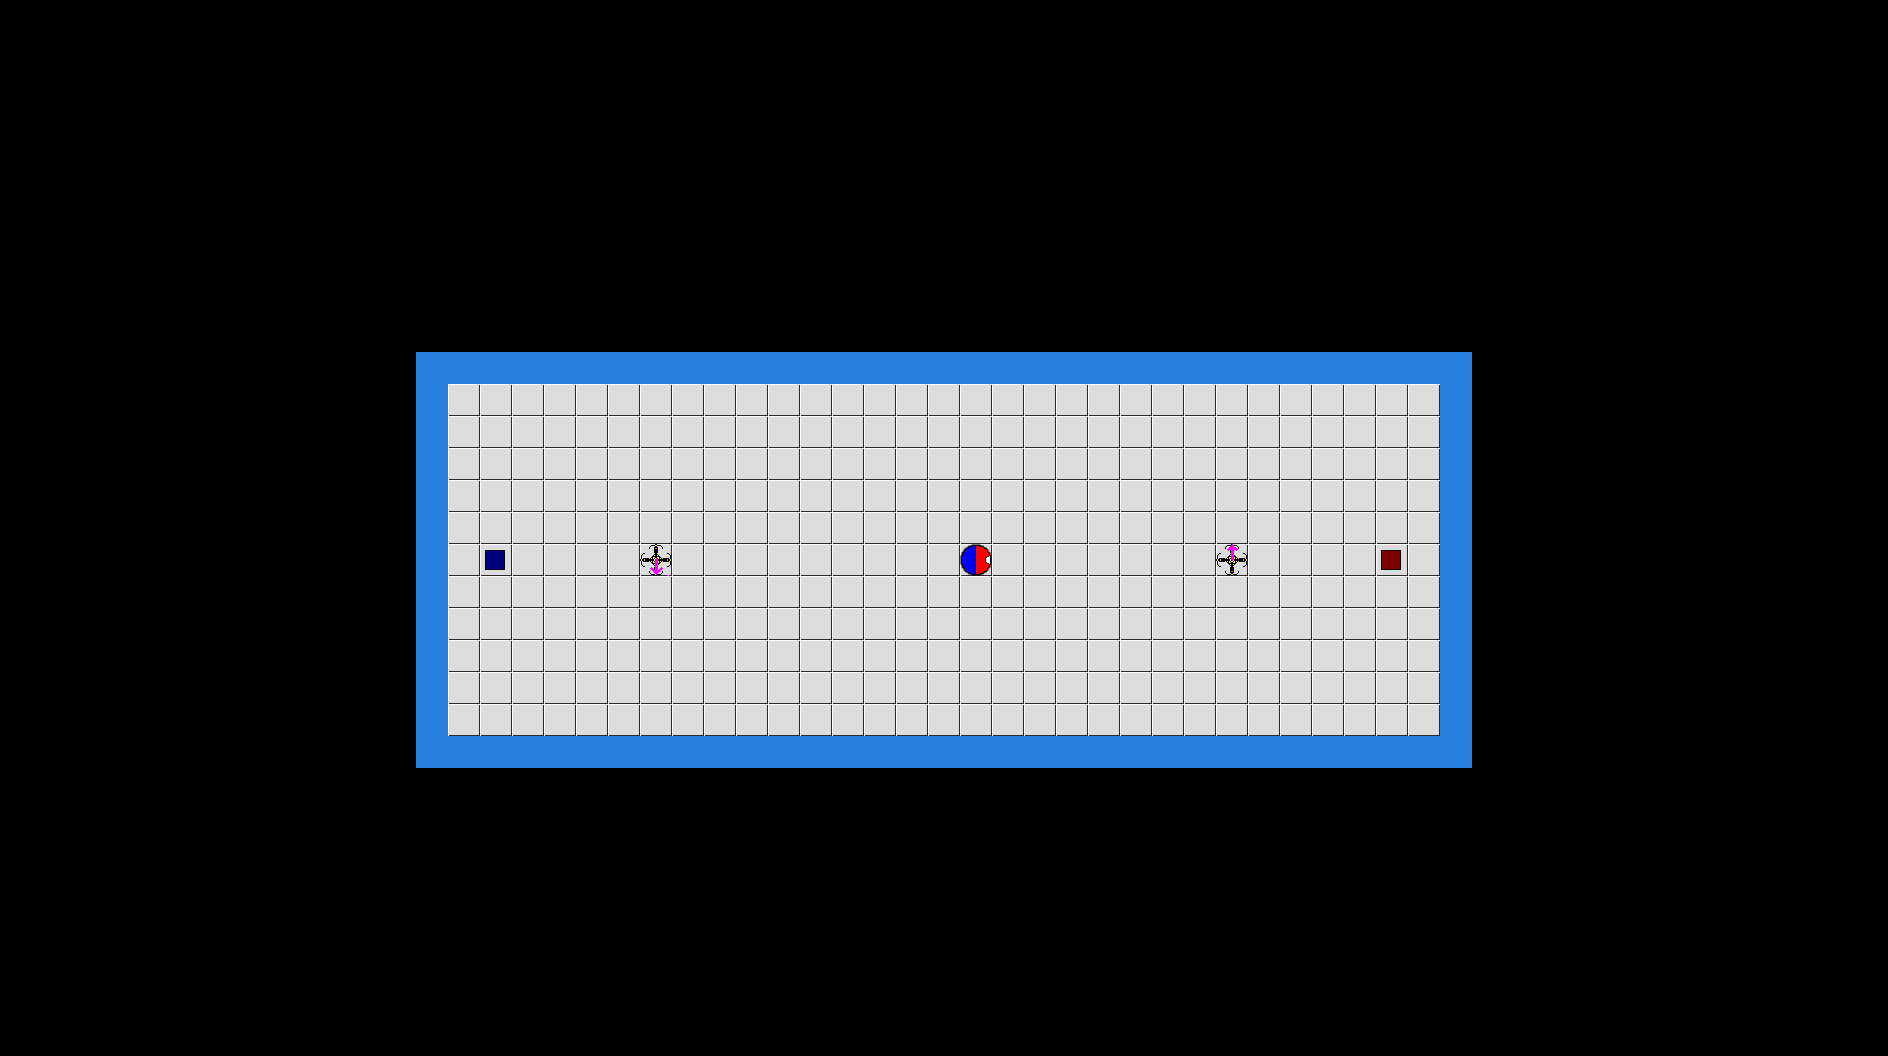

This game map was drawn from its Tiled (.tmx) file and the tilesets committed beside it. A one-line description and the full map source follow:
An orthogonal 59x33 tile map with 32x32 px tiles, 1 tile layer (Camada de Tiles 1).

<map version="1.0" orientation="orthogonal" width="59" height="33" tilewidth="32" tileheight="32">
 <tileset firstgid="1" name="tileset" tilewidth="32" tileheight="32">
  <image source="tileset.png" width="160" height="160" />
 </tileset>
 <layer name="Camada de Tiles 1" width="59" height="33">
  <data encoding="csv">
0,0,0,0,0,0,0,0,0,0,0,0,0,0,0,0,0,0,0,0,0,0,0,0,0,0,0,0,0,0,0,0,0,0,0,0,0,0,0,0,0,0,0,0,0,0,0,0,0,0,0,0,0,0,0,0,0,0,0,
0,0,0,0,0,0,0,0,0,0,0,0,0,0,0,0,0,0,0,0,0,0,0,0,0,0,0,0,0,0,0,0,0,0,0,0,0,0,0,0,0,0,0,0,0,0,0,0,0,0,0,0,0,0,0,0,0,0,0,
0,0,0,0,0,0,0,0,0,0,0,0,0,0,0,0,0,0,0,0,0,0,0,0,0,0,0,0,0,0,0,0,0,0,0,0,0,0,0,0,0,0,0,0,0,0,0,0,0,0,0,0,0,0,0,0,0,0,0,
0,0,0,0,0,0,0,0,0,0,0,0,0,0,0,0,0,0,0,0,0,0,0,0,0,0,0,0,0,0,0,0,0,0,0,0,0,0,0,0,0,0,0,0,0,0,0,0,0,0,0,0,0,0,0,0,0,0,0,
0,0,0,0,0,0,0,0,0,0,0,0,0,0,0,0,0,0,0,0,0,0,0,0,0,0,0,0,0,0,0,0,0,0,0,0,0,0,0,0,0,0,0,0,0,0,0,0,0,0,0,0,0,0,0,0,0,0,0,
0,0,0,0,0,0,0,0,0,0,0,0,0,0,0,0,0,0,0,0,0,0,0,0,0,0,0,0,0,0,0,0,0,0,0,0,0,0,0,0,0,0,0,0,0,0,0,0,0,0,0,0,0,0,0,0,0,0,0,
0,0,0,0,0,0,0,0,0,0,0,0,0,0,0,0,0,0,0,0,0,0,0,0,0,0,0,0,0,0,0,0,0,0,0,0,0,0,0,0,0,0,0,0,0,0,0,0,0,0,0,0,0,0,0,0,0,0,0,
0,0,0,0,0,0,0,0,0,0,0,0,0,0,0,0,0,0,0,0,0,0,0,0,0,0,0,0,0,0,0,0,0,0,0,0,0,0,0,0,0,0,0,0,0,0,0,0,0,0,0,0,0,0,0,0,0,0,0,
0,0,0,0,0,0,0,0,0,0,0,0,0,0,0,0,0,0,0,0,0,0,0,0,0,0,0,0,0,0,0,0,0,0,0,0,0,0,0,0,0,0,0,0,0,0,0,0,0,0,0,0,0,0,0,0,0,0,0,
0,0,0,0,0,0,0,0,0,0,0,0,0,0,0,0,0,0,0,0,0,0,0,0,0,0,0,0,0,0,0,0,0,0,0,0,0,0,0,0,0,0,0,0,0,0,0,0,0,0,0,0,0,0,0,0,0,0,0,
0,0,0,0,0,0,0,0,0,0,0,0,0,0,0,0,0,0,0,0,0,0,0,0,0,0,0,0,0,0,0,0,0,0,0,0,0,0,0,0,0,0,0,0,0,0,0,0,0,0,0,0,0,0,0,0,0,0,0,
0,0,0,0,0,0,0,0,0,0,0,0,0,2,2,2,2,2,2,2,2,2,2,2,2,2,2,2,2,2,2,2,2,2,2,2,2,2,2,2,2,2,2,2,2,2,0,0,0,0,0,0,0,0,0,0,0,0,0,
0,0,0,0,0,0,0,0,0,0,0,0,0,2,1,1,1,1,1,1,1,1,1,1,1,1,1,1,1,1,1,1,1,1,1,1,1,1,1,1,1,1,1,1,1,2,0,0,0,0,0,0,0,0,0,0,0,0,0,
0,0,0,0,0,0,0,0,0,0,0,0,0,2,1,1,1,1,1,1,1,1,1,1,1,1,1,1,1,1,1,1,1,1,1,1,1,1,1,1,1,1,1,1,1,2,0,0,0,0,0,0,0,0,0,0,0,0,0,
0,0,0,0,0,0,0,0,0,0,0,0,0,2,1,1,1,1,1,1,1,1,1,1,1,1,1,1,1,1,1,1,1,1,1,1,1,1,1,1,1,1,1,1,1,2,0,0,0,0,0,0,0,0,0,0,0,0,0,
0,0,0,0,0,0,0,0,0,0,0,0,0,2,1,1,1,1,1,1,1,1,1,1,1,1,1,1,1,1,1,1,1,1,1,1,1,1,1,1,1,1,1,1,1,2,0,0,0,0,0,0,0,0,0,0,0,0,0,
0,0,0,0,0,0,0,0,0,0,0,0,0,2,1,1,1,1,1,1,1,1,1,1,1,1,1,1,1,1,1,1,1,1,1,1,1,1,1,1,1,1,1,1,1,2,0,0,0,0,0,0,0,0,0,0,0,0,0,
0,0,0,0,0,0,0,0,0,0,0,0,0,2,1,4,1,1,1,1,10,1,1,1,1,1,1,1,1,1,3,1,1,1,1,1,1,1,14,1,1,1,1,5,1,2,0,0,0,0,0,0,0,0,0,0,0,0,0,
0,0,0,0,0,0,0,0,0,0,0,0,0,2,1,1,1,1,1,1,1,1,1,1,1,1,1,1,1,1,1,1,1,1,1,1,1,1,1,1,1,1,1,1,1,2,0,0,0,0,0,0,0,0,0,0,0,0,0,
0,0,0,0,0,0,0,0,0,0,0,0,0,2,1,1,1,1,1,1,1,1,1,1,1,1,1,1,1,1,1,1,1,1,1,1,1,1,1,1,1,1,1,1,1,2,0,0,0,0,0,0,0,0,0,0,0,0,0,
0,0,0,0,0,0,0,0,0,0,0,0,0,2,1,1,1,1,1,1,1,1,1,1,1,1,1,1,1,1,1,1,1,1,1,1,1,1,1,1,1,1,1,1,1,2,0,0,0,0,0,0,0,0,0,0,0,0,0,
0,0,0,0,0,0,0,0,0,0,0,0,0,2,1,1,1,1,1,1,1,1,1,1,1,1,1,1,1,1,1,1,1,1,1,1,1,1,1,1,1,1,1,1,1,2,0,0,0,0,0,0,0,0,0,0,0,0,0,
0,0,0,0,0,0,0,0,0,0,0,0,0,2,1,1,1,1,1,1,1,1,1,1,1,1,1,1,1,1,1,1,1,1,1,1,1,1,1,1,1,1,1,1,1,2,0,0,0,0,0,0,0,0,0,0,0,0,0,
0,0,0,0,0,0,0,0,0,0,0,0,0,2,2,2,2,2,2,2,2,2,2,2,2,2,2,2,2,2,2,2,2,2,2,2,2,2,2,2,2,2,2,2,2,2,0,0,0,0,0,0,0,0,0,0,0,0,0,
0,0,0,0,0,0,0,0,0,0,0,0,0,0,0,0,0,0,0,0,0,0,0,0,0,0,0,0,0,0,0,0,0,0,0,0,0,0,0,0,0,0,0,0,0,0,0,0,0,0,0,0,0,0,0,0,0,0,0,
0,0,0,0,0,0,0,0,0,0,0,0,0,0,0,0,0,0,0,0,0,0,0,0,0,0,0,0,0,0,0,0,0,0,0,0,0,0,0,0,0,0,0,0,0,0,0,0,0,0,0,0,0,0,0,0,0,0,0,
0,0,0,0,0,0,0,0,0,0,0,0,0,0,0,0,0,0,0,0,0,0,0,0,0,0,0,0,0,0,0,0,0,0,0,0,0,0,0,0,0,0,0,0,0,0,0,0,0,0,0,0,0,0,0,0,0,0,0,
0,0,0,0,0,0,0,0,0,0,0,0,0,0,0,0,0,0,0,0,0,0,0,0,0,0,0,0,0,0,0,0,0,0,0,0,0,0,0,0,0,0,0,0,0,0,0,0,0,0,0,0,0,0,0,0,0,0,0,
0,0,0,0,0,0,0,0,0,0,0,0,0,0,0,0,0,0,0,0,0,0,0,0,0,0,0,0,0,0,0,0,0,0,0,0,0,0,0,0,0,0,0,0,0,0,0,0,0,0,0,0,0,0,0,0,0,0,0,
0,0,0,0,0,0,0,0,0,0,0,0,0,0,0,0,0,0,0,0,0,0,0,0,0,0,0,0,0,0,0,0,0,0,0,0,0,0,0,0,0,0,0,0,0,0,0,0,0,0,0,0,0,0,0,0,0,0,0,
0,0,0,0,0,0,0,0,0,0,0,0,0,0,0,0,0,0,0,0,0,0,0,0,0,0,0,0,0,0,0,0,0,0,0,0,0,0,0,0,0,0,0,0,0,0,0,0,0,0,0,0,0,0,0,0,0,0,0,
0,0,0,0,0,0,0,0,0,0,0,0,0,0,0,0,0,0,0,0,0,0,0,0,0,0,0,0,0,0,0,0,0,0,0,0,0,0,0,0,0,0,0,0,0,0,0,0,0,0,0,0,0,0,0,0,0,0,0,
0,0,0,0,0,0,0,0,0,0,0,0,0,0,0,0,0,0,0,0,0,0,0,0,0,0,0,0,0,0,0,0,0,0,0,0,0,0,0,0,0,0,0,0,0,0,0,0,0,0,0,0,0,0,0,0,0,0,0
</data>
 </layer>
</map>